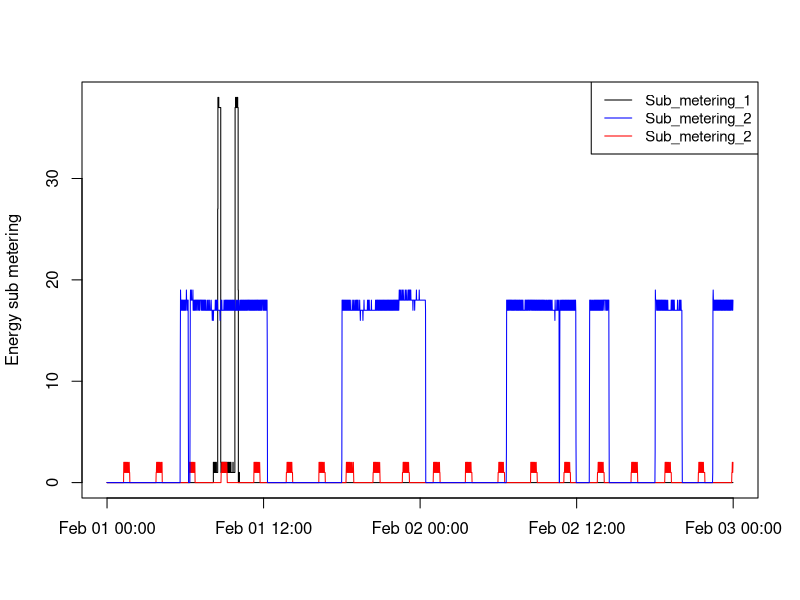

The R script that drew this image:
hpc <- read.csv("./data/hpc.csv")
hpc$DateTime <- strptime(hpc$DateTime, "%Y-%m-%d %H:%M:%S")

attach(hpc)
hpc <- hpc[order(DateTime),]
detach(hpc)

Sys.setlocale("LC_TIME", "C")

png("plot3.png", width = 480, height = 480)
plot(hpc$DateTime, hpc$Sub_metering_1,
     type = "s",
     xlab="", ylab="Energy sub metering",
     main = "")

lines(hpc$DateTime, hpc$Sub_metering_2, col = "red")
lines(hpc$DateTime, hpc$Sub_metering_3, col = "blue")

legend("topright",
       legend = c("Sub_metering_1","Sub_metering_2","Sub_metering_2"),
       lty=c(1,1,1), cex=0.9, 
       col=c("black", "blue","red"))

dev.off()